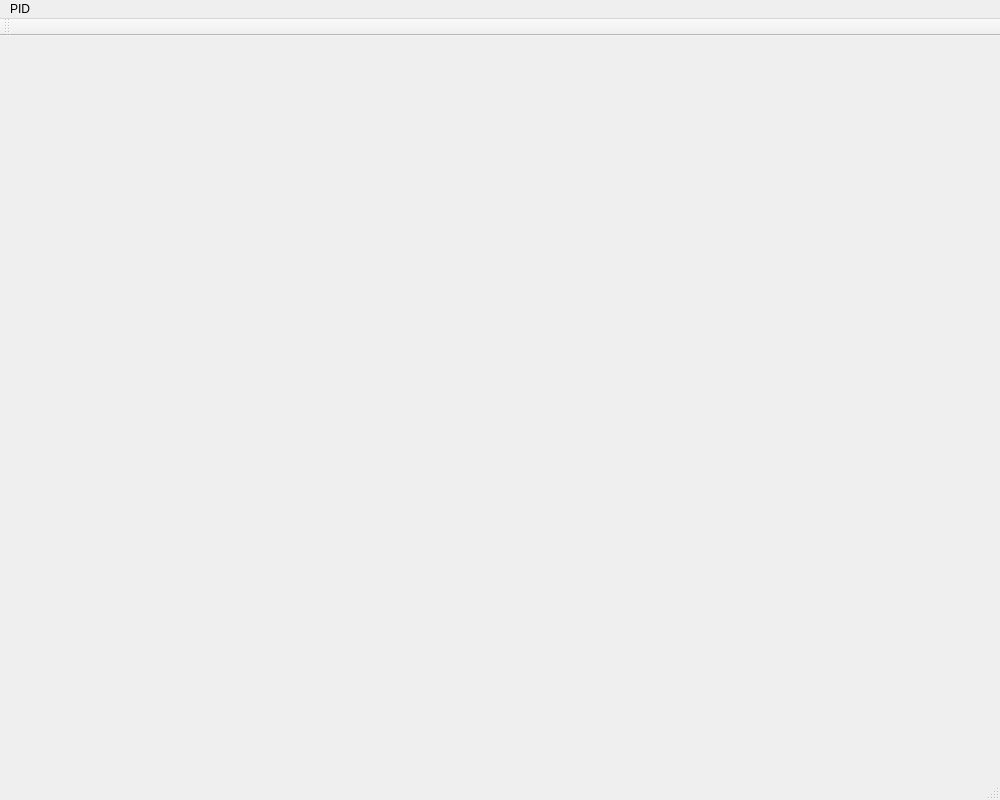
<?xml version="1.0" encoding="UTF-8"?>
<ui version="4.0">
 <class>TerminalWindow</class>
 <widget class="QMainWindow" name="TerminalWindow">
  <property name="geometry">
   <rect>
    <x>0</x>
    <y>0</y>
    <width>1000</width>
    <height>800</height>
   </rect>
  </property>
  <property name="windowTitle">
   <string>MetaTerminalX</string>
  </property>
  <property name="windowIcon">
   <iconset resource="resources.qrc">
    <normaloff>:/res/meta_logo.jpeg</normaloff>:/res/meta_logo.jpeg</iconset>
  </property>
  <widget class="QWidget" name="centralwidget"/>
  <widget class="QMenuBar" name="menubar">
   <property name="geometry">
    <rect>
     <x>0</x>
     <y>0</y>
     <width>1000</width>
     <height>36</height>
    </rect>
   </property>
   <widget class="QMenu" name="menuPID">
    <property name="title">
     <string>PID</string>
    </property>
    <addaction name="actionAdjustP"/>
    <addaction name="actionAdjustI"/>
    <addaction name="actionAdjustD"/>
    <addaction name="actionIncreaseScale"/>
    <addaction name="actionDecreaseScale"/>
    <addaction name="actionIncreaseAmount"/>
    <addaction name="actionDecreaseAmount"/>
   </widget>
   <addaction name="menuPID"/>
  </widget>
  <widget class="QToolBar" name="toolBar">
   <property name="windowTitle">
    <string>toolBar</string>
   </property>
   <attribute name="toolBarArea">
    <enum>TopToolBarArea</enum>
   </attribute>
   <attribute name="toolBarBreak">
    <bool>false</bool>
   </attribute>
  </widget>
  <widget class="QStatusBar" name="statusbar"/>
  <action name="actionAdjustP">
   <property name="text">
    <string>AdjustP</string>
   </property>
   <property name="toolTip">
    <string>Test</string>
   </property>
   <property name="shortcut">
    <string>Ctrl+P</string>
   </property>
   <property name="menuRole">
    <enum>QAction::NoRole</enum>
   </property>
  </action>
  <action name="actionAdjustI">
   <property name="text">
    <string>AdjustI</string>
   </property>
   <property name="shortcut">
    <string>Ctrl+I</string>
   </property>
   <property name="menuRole">
    <enum>QAction::NoRole</enum>
   </property>
  </action>
  <action name="actionAdjustD">
   <property name="text">
    <string>AdjustD</string>
   </property>
   <property name="shortcut">
    <string>Ctrl+D</string>
   </property>
   <property name="menuRole">
    <enum>QAction::NoRole</enum>
   </property>
  </action>
  <action name="actionIncreaseScale">
   <property name="text">
    <string>IncreaseScale</string>
   </property>
   <property name="toolTip">
    <string>IncreaseScale</string>
   </property>
   <property name="shortcut">
    <string>Ctrl+]</string>
   </property>
   <property name="menuRole">
    <enum>QAction::NoRole</enum>
   </property>
  </action>
  <action name="actionDecreaseScale">
   <property name="text">
    <string>DecreaseScale</string>
   </property>
   <property name="shortcut">
    <string>Ctrl+[</string>
   </property>
   <property name="menuRole">
    <enum>QAction::NoRole</enum>
   </property>
  </action>
  <action name="actionIncreaseAmount">
   <property name="text">
    <string>IncreaseAmount</string>
   </property>
   <property name="shortcut">
    <string>Ctrl+=</string>
   </property>
   <property name="menuRole">
    <enum>QAction::NoRole</enum>
   </property>
  </action>
  <action name="actionDecreaseAmount">
   <property name="text">
    <string>DecreaseAmount</string>
   </property>
   <property name="shortcut">
    <string>Ctrl+-</string>
   </property>
   <property name="menuRole">
    <enum>QAction::NoRole</enum>
   </property>
  </action>
 </widget>
 <resources>
  <include location="resources.qrc"/>
 </resources>
 <connections/>
</ui>
